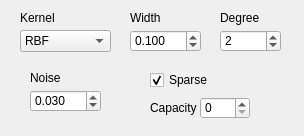
<?xml version="1.0" encoding="UTF-8"?>
<ui version="4.0">
 <class>ParametersGPRDynamic</class>
 <widget class="QWidget" name="ParametersGPRDynamic">
  <property name="geometry">
   <rect>
    <x>0</x>
    <y>0</y>
    <width>304</width>
    <height>136</height>
   </rect>
  </property>
  <property name="windowTitle">
   <string>Form</string>
  </property>
  <widget class="QLabel" name="labelWidth">
   <property name="geometry">
    <rect>
     <x>130</x>
     <y>10</y>
     <width>31</width>
     <height>16</height>
    </rect>
   </property>
   <property name="font">
    <font>
     <pointsize>9</pointsize>
    </font>
   </property>
   <property name="text">
    <string>Width</string>
   </property>
  </widget>
  <widget class="QLabel" name="label_4">
   <property name="geometry">
    <rect>
     <x>30</x>
     <y>70</y>
     <width>70</width>
     <height>16</height>
    </rect>
   </property>
   <property name="font">
    <font>
     <pointsize>9</pointsize>
    </font>
   </property>
   <property name="text">
    <string>Noise</string>
   </property>
  </widget>
  <widget class="QSpinBox" name="capacitySpin">
   <property name="geometry">
    <rect>
     <x>200</x>
     <y>97</y>
     <width>50</width>
     <height>22</height>
    </rect>
   </property>
   <property name="font">
    <font>
     <pointsize>9</pointsize>
    </font>
   </property>
   <property name="toolTip">
    <string>&lt;!DOCTYPE HTML PUBLIC &quot;-//W3C//DTD HTML 4.0//EN&quot; &quot;http://www.w3.org/TR/REC-html40/strict.dtd&quot;&gt;
&lt;html&gt;&lt;head&gt;&lt;meta name=&quot;qrichtext&quot; content=&quot;1&quot; /&gt;&lt;style type=&quot;text/css&quot;&gt;
p, li { white-space: pre-wrap; }
&lt;/style&gt;&lt;/head&gt;&lt;body style=&quot; font-family:'MS Shell Dlg 2'; font-size:8.25pt; font-weight:400; font-style:normal;&quot;&gt;
&lt;p style=&quot; margin-top:0px; margin-bottom:0px; margin-left:0px; margin-right:0px; -qt-block-indent:0; text-indent:0px;&quot;&gt;&lt;span style=&quot; font-size:8pt;&quot;&gt;C: cost function (SVR)&lt;/span&gt;&lt;/p&gt;
&lt;p style=&quot; margin-top:0px; margin-bottom:0px; margin-left:0px; margin-right:0px; -qt-block-indent:0; text-indent:0px;&quot;&gt;&lt;span style=&quot; font-size:8pt;&quot;&gt;Capacity: maximum bases (0=auto/unlimited) (SOGP,KRLS)&lt;/span&gt;&lt;/p&gt;
&lt;p style=&quot; margin-top:0px; margin-bottom:0px; margin-left:0px; margin-right:0px; -qt-block-indent:0; text-indent:0px;&quot;&gt;&lt;span style=&quot; font-size:8pt;&quot;&gt;KRLS: capacity of 1 not allowed (switches to 2)&lt;/span&gt;&lt;/p&gt;&lt;/body&gt;&lt;/html&gt;</string>
   </property>
   <property name="maximum">
    <number>999</number>
   </property>
  </widget>
  <widget class="QLabel" name="labelDegree">
   <property name="geometry">
    <rect>
     <x>220</x>
     <y>10</y>
     <width>41</width>
     <height>16</height>
    </rect>
   </property>
   <property name="font">
    <font>
     <pointsize>9</pointsize>
    </font>
   </property>
   <property name="text">
    <string>Degree</string>
   </property>
  </widget>
  <widget class="QDoubleSpinBox" name="noiseSpin">
   <property name="geometry">
    <rect>
     <x>30</x>
     <y>90</y>
     <width>71</width>
     <height>22</height>
    </rect>
   </property>
   <property name="font">
    <font>
     <pointsize>9</pointsize>
    </font>
   </property>
   <property name="toolTip">
    <string>&lt;!DOCTYPE HTML PUBLIC &quot;-//W3C//DTD HTML 4.0//EN&quot; &quot;http://www.w3.org/TR/REC-html40/strict.dtd&quot;&gt;
&lt;html&gt;&lt;head&gt;&lt;meta name=&quot;qrichtext&quot; content=&quot;1&quot; /&gt;&lt;style type=&quot;text/css&quot;&gt;
p, li { white-space: pre-wrap; }
&lt;/style&gt;&lt;/head&gt;&lt;body style=&quot; font-family:'MS Shell Dlg 2'; font-size:8.25pt; font-weight:400; font-style:normal;&quot;&gt;
&lt;p style=&quot; margin-top:0px; margin-bottom:0px; margin-left:0px; margin-right:0px; -qt-block-indent:0; text-indent:0px;&quot;&gt;&lt;span style=&quot; font-size:8pt;&quot;&gt;eps-SVR: epsilon-tube width&lt;/span&gt;&lt;/p&gt;
&lt;p style=&quot; margin-top:0px; margin-bottom:0px; margin-left:0px; margin-right:0px; -qt-block-indent:0; text-indent:0px;&quot;&gt;&lt;span style=&quot; font-size:8pt;&quot;&gt;nu-SVR: nu ratio on alpha&lt;/span&gt;&lt;/p&gt;
&lt;p style=&quot; margin-top:0px; margin-bottom:0px; margin-left:0px; margin-right:0px; -qt-block-indent:0; text-indent:0px;&quot;&gt;&lt;span style=&quot; font-size:8pt;&quot;&gt;RVR: accuracy-generalization tradeoff&lt;/span&gt;&lt;/p&gt;
&lt;p style=&quot; margin-top:0px; margin-bottom:0px; margin-left:0px; margin-right:0px; -qt-block-indent:0; text-indent:0px;&quot;&gt;&lt;span style=&quot; font-size:8pt;&quot;&gt;SOGP: noise&lt;/span&gt;&lt;/p&gt;
&lt;p style=&quot; margin-top:0px; margin-bottom:0px; margin-left:0px; margin-right:0px; -qt-block-indent:0; text-indent:0px;&quot;&gt;&lt;span style=&quot; font-size:8pt;&quot;&gt;KRLS: tolerance (stopping criterion)&lt;/span&gt;&lt;/p&gt;&lt;/body&gt;&lt;/html&gt;</string>
   </property>
   <property name="decimals">
    <number>3</number>
   </property>
   <property name="minimum">
    <double>0.001000000000000</double>
   </property>
   <property name="maximum">
    <double>1.000000000000000</double>
   </property>
   <property name="singleStep">
    <double>0.010000000000000</double>
   </property>
   <property name="value">
    <double>0.030000000000000</double>
   </property>
  </widget>
  <widget class="QLabel" name="label_2">
   <property name="geometry">
    <rect>
     <x>20</x>
     <y>10</y>
     <width>91</width>
     <height>16</height>
    </rect>
   </property>
   <property name="font">
    <font>
     <pointsize>9</pointsize>
    </font>
   </property>
   <property name="text">
    <string>Kernel</string>
   </property>
  </widget>
  <widget class="QSpinBox" name="kernelDegSpin">
   <property name="geometry">
    <rect>
     <x>220</x>
     <y>30</y>
     <width>61</width>
     <height>22</height>
    </rect>
   </property>
   <property name="font">
    <font>
     <pointsize>9</pointsize>
    </font>
   </property>
   <property name="toolTip">
    <string>&lt;!DOCTYPE HTML PUBLIC &quot;-//W3C//DTD HTML 4.0//EN&quot; &quot;http://www.w3.org/TR/REC-html40/strict.dtd&quot;&gt;
&lt;html&gt;&lt;head&gt;&lt;meta name=&quot;qrichtext&quot; content=&quot;1&quot; /&gt;&lt;style type=&quot;text/css&quot;&gt;
p, li { white-space: pre-wrap; }
&lt;/style&gt;&lt;/head&gt;&lt;body style=&quot; font-family:'MS Shell Dlg 2'; font-size:8.25pt; font-weight:400; font-style:normal;&quot;&gt;
&lt;p style=&quot; margin-top:0px; margin-bottom:0px; margin-left:0px; margin-right:0px; -qt-block-indent:0; text-indent:0px;&quot;&gt;&lt;span style=&quot; font-size:8pt;&quot;&gt;Degree of the kernel polynomial&lt;/span&gt;&lt;/p&gt;
&lt;p style=&quot; margin-top:0px; margin-bottom:0px; margin-left:0px; margin-right:0px; -qt-block-indent:0; text-indent:0px;&quot;&gt;&lt;span style=&quot; font-size:8pt;&quot;&gt;(Polynomial only)&lt;/span&gt;&lt;/p&gt;&lt;/body&gt;&lt;/html&gt;</string>
   </property>
   <property name="minimum">
    <number>1</number>
   </property>
   <property name="value">
    <number>2</number>
   </property>
  </widget>
  <widget class="QLabel" name="labelCapacity">
   <property name="geometry">
    <rect>
     <x>150</x>
     <y>100</y>
     <width>50</width>
     <height>16</height>
    </rect>
   </property>
   <property name="font">
    <font>
     <pointsize>9</pointsize>
    </font>
   </property>
   <property name="text">
    <string>Capacity</string>
   </property>
  </widget>
  <widget class="QComboBox" name="kernelTypeCombo">
   <property name="geometry">
    <rect>
     <x>20</x>
     <y>30</y>
     <width>91</width>
     <height>22</height>
    </rect>
   </property>
   <property name="font">
    <font>
     <pointsize>9</pointsize>
    </font>
   </property>
   <property name="toolTip">
    <string>&lt;!DOCTYPE HTML PUBLIC &quot;-//W3C//DTD HTML 4.0//EN&quot; &quot;http://www.w3.org/TR/REC-html40/strict.dtd&quot;&gt;
&lt;html&gt;&lt;head&gt;&lt;meta name=&quot;qrichtext&quot; content=&quot;1&quot; /&gt;&lt;style type=&quot;text/css&quot;&gt;
p, li { white-space: pre-wrap; }
&lt;/style&gt;&lt;/head&gt;&lt;body style=&quot; font-family:'MS Shell Dlg 2'; font-size:8.25pt; font-weight:400; font-style:normal;&quot;&gt;
&lt;p style=&quot; margin-top:0px; margin-bottom:0px; margin-left:0px; margin-right:0px; -qt-block-indent:0; text-indent:0px;&quot;&gt;&lt;span style=&quot; font-size:8pt;&quot;&gt;kernel function&lt;/span&gt;&lt;/p&gt;&lt;/body&gt;&lt;/html&gt;</string>
   </property>
   <property name="currentIndex">
    <number>2</number>
   </property>
   <item>
    <property name="text">
     <string>Linear</string>
    </property>
   </item>
   <item>
    <property name="text">
     <string>Polynomial</string>
    </property>
   </item>
   <item>
    <property name="text">
     <string>RBF</string>
    </property>
   </item>
  </widget>
  <widget class="QDoubleSpinBox" name="kernelWidthSpin">
   <property name="geometry">
    <rect>
     <x>130</x>
     <y>30</y>
     <width>71</width>
     <height>22</height>
    </rect>
   </property>
   <property name="font">
    <font>
     <pointsize>9</pointsize>
    </font>
   </property>
   <property name="toolTip">
    <string>&lt;!DOCTYPE HTML PUBLIC &quot;-//W3C//DTD HTML 4.0//EN&quot; &quot;http://www.w3.org/TR/REC-html40/strict.dtd&quot;&gt;
&lt;html&gt;&lt;head&gt;&lt;meta name=&quot;qrichtext&quot; content=&quot;1&quot; /&gt;&lt;style type=&quot;text/css&quot;&gt;
p, li { white-space: pre-wrap; }
&lt;/style&gt;&lt;/head&gt;&lt;body style=&quot; font-family:'MS Shell Dlg 2'; font-size:8.25pt; font-weight:400; font-style:normal;&quot;&gt;
&lt;p style=&quot; margin-top:0px; margin-bottom:0px; margin-left:0px; margin-right:0px; -qt-block-indent:0; text-indent:0px;&quot;&gt;&lt;span style=&quot; font-size:8pt;&quot;&gt;Width of the kernel (gamma)&lt;/span&gt;&lt;/p&gt;
&lt;p style=&quot; margin-top:0px; margin-bottom:0px; margin-left:0px; margin-right:0px; -qt-block-indent:0; text-indent:0px;&quot;&gt;&lt;span style=&quot; font-size:8pt;&quot;&gt;RBF and Polynomial only&lt;/span&gt;&lt;/p&gt;&lt;/body&gt;&lt;/html&gt;</string>
   </property>
   <property name="decimals">
    <number>3</number>
   </property>
   <property name="minimum">
    <double>0.001000000000000</double>
   </property>
   <property name="singleStep">
    <double>0.010000000000000</double>
   </property>
   <property name="value">
    <double>0.100000000000000</double>
   </property>
  </widget>
  <widget class="QCheckBox" name="sparseCheck">
   <property name="geometry">
    <rect>
     <x>150</x>
     <y>70</y>
     <width>70</width>
     <height>20</height>
    </rect>
   </property>
   <property name="font">
    <font>
     <pointsize>9</pointsize>
    </font>
   </property>
   <property name="text">
    <string>Sparse</string>
   </property>
   <property name="checked">
    <bool>true</bool>
   </property>
  </widget>
 </widget>
 <resources/>
 <connections/>
</ui>
